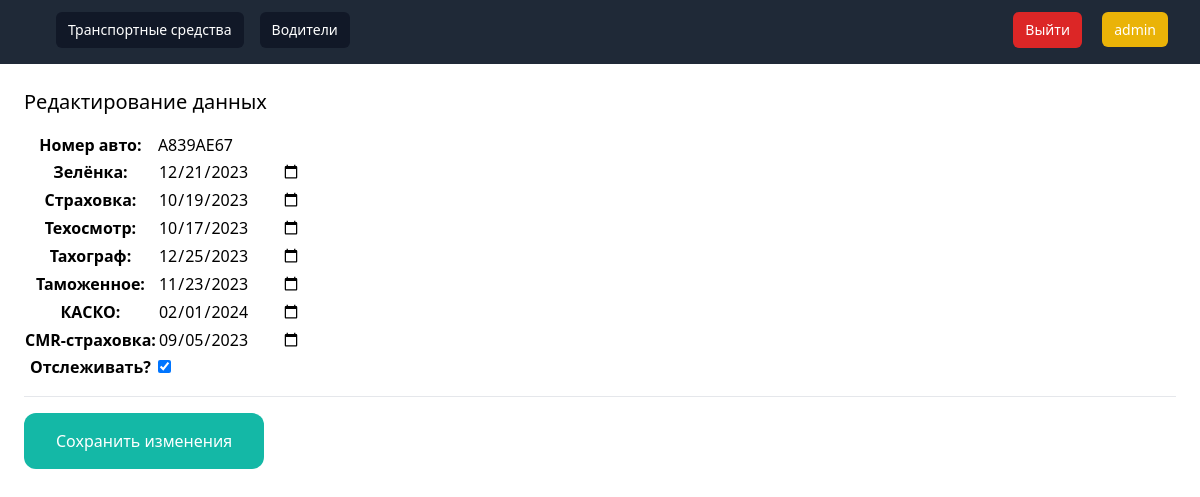
The page /2/car_edit/ (signed in) on the database its author committed.
### database/models.py (models this page shows, shortened)
class Car(models.Model):
    number = models.CharField(verbose_name='Номер авто', max_length=10)
    model = models.CharField(verbose_name='Модель ТС', max_length=50, default=None, blank=True, null=True)
    manufacture_year = models.IntegerField(verbose_name='Год выпуска', default=None, blank=True, null=True)
    green_card = models.DateField(verbose_name='Зелёнка', blank=True, null=True)
    strahovka = models.DateField(verbose_name='Страховка', blank=True, null=True)
    tehosmotr = models.DateField(verbose_name='Техосмотр', blank=True, null=True)
    tahograf = models.DateField(verbose_name='Тахограф', blank=True, null=True)
    tamogennoye = models.DateField(verbose_name='Таможенное', blank=True, null=True)
    kasko = models.DateField(verbose_name='КАСКО', blank=True, null=True)
    cmr_strahovka = models.DateField(verbose_name='CMR-страховка', blank=True, null=True)
    e100_rb = models.DateField(verbose_name='Е100 РБ', blank=True, null=True, default=None)
    e100_rf = models.DateField(verbose_name='Е100 РФ', blank=True, null=True, default=None)
    active = models.BooleanField(verbose_name='Отслеживать?', default=True)
    class Meta:
        verbose_name = 'Транспортное средство'
        verbose_name_plural = 'Транспортные средства'

### database/views.py (the view)
# urls.py: path('<int:pk>/car_edit/', car_edit, name='car_edit'),
@login_required
def car_edit(request, pk):
    car = Car.objects.get(pk=pk)
    if request.method == 'POST':
        form = AddCarForm(request.POST, instance=car)
        if form.is_valid():
            form.save()
            messages.success(request, 'Изменения были успешно сохранены.')
            print(f"{request.user.username} внес изменения в ТС {car.number} : зелёнка {car.green_card}, "
                  f"страховка {car.strahovka}, техосмотр {car.tehosmotr}, таможенное {car.tamogennoye}, "
                  f"тахограф {car.tahograf}, каско {car.kasko}, смр-страховка {car.cmr_strahovka}, "
                  f"статус {car.active}")
            return redirect('car_info', pk=pk)
    else:
        form = AddCarForm(instance=car)
    return render(request, 'database/cars/edit_car.html', {'form': form})

### database/forms.py
class AddCarForm(forms.ModelForm):
    class Meta:
        model = Car
        fields = ('number', 'model', 'manufacture_year', 'green_card', 'strahovka', 'tehosmotr',
                  'tahograf', 'tamogennoye', 'kasko', 'cmr_strahovka', 'e100_rb', 'e100_rf', 'active')

### database/templates/database/cars/edit_car.html (shortened to what this page needs)
{% extends 'database/base.html'%}
{% block content %}
<div class="py-6 px-6">
    <h1 class="mb-4 text-xl">Редактирование данных</h1>
    <form method="post" action=".">
        <table>
            <tbody>
            <tr>
                <th><label for="id_number">Номер авто:</label></th>
                <td>
                    <input type="text" name="number" value="{{ form.number.value }}" maxlength="10" required="" id="id_number">
                </td>
            </tr>
            <tr>
                <th><label for="id_green_card">Зелёнка:</label></th>
                <td>
                    <input type="date" name="green_card" value="{{ form.green_card.value | date:'Y-m-d' }}" id="id_green_card">
                </td>
            </tr>
            <tr>
                <th><label for="id_strahovka">Страховка:</label></th>
                <td>
                    <input type="date" name="strahovka" value="{{ form.strahovka.value | date:'Y-m-d' }}" id="id_strahovka">
                </td>
            </tr>
            <tr>
                <th><label for="id_tehosmotr">Техосмотр:</label></th>
                <td>
                    <input type="date" name="tehosmotr" value="{{ form.tehosmotr.value | date:'Y-m-d' }}" id="id_tehosmotr">
                </td>
            </tr>
            <tr>
                <th><label for="id_tahograf">Тахограф:</label></th>
                <td>
                    <input type="date" name="tahograf" value="{{ form.tahograf.value | date:'Y-m-d' }}" id="id_tahograf">
                </td>
            </tr>
            <tr>
                <th><label for="id_tamogennoye">Таможенное:</label></th>
                <td>
                    <input type="date" name="tamogennoye" value="{{ form.tamogennoye.value | date:'Y-m-d' }}" id="id_tamogennoye">
                </td>
            </tr>
            <tr>
                <th><label for="id_kasko">КАСКО:</label></th>
                <td>
                    <input type="date" name="kasko" value="{{ form.kasko.value | date:'Y-m-d' }}" id="id_kasko">
                </td>
            </tr>
            <tr>
                <th><label for="id_cmr_strahovka">CMR-страховка:</label></th>
                <td>
                    <input type="date" name="cmr_strahovka" value="{{ form.cmr_strahovka.value | date:'Y-m-d' }}" id="id_cmr_strahovka">
                </td>
            </tr>
            <tr>
                <th><label for="id_active">Отслеживать?</label></th>
                <td>
                    <input type="checkbox" name="active" id="id_active" checked>
                </td>
            </tr>
            </tbody>
        </table>
        <hr class="my-4">
        <button class="py-4 px-8 bg-teal-500 text-white rounded-xl">Сохранить изменения</button>
    </form>
</div>
{% endblock %}

### database/templates/database/base.html (shortened to what this page needs)
<!doctype html>
{% load static %}
<html>
<head>
    <script src="https://cdn.tailwindcss.com"></script>
</head>
<body>
<nav class="bg-gray-800">
    <div class="mx-auto max-w-7xl px-2 sm:px-6 lg:px-8">
        <div class="py-3 relative flex h-16 justify-between">
            <div class="flex flex-1 items-center justify-center sm:items-stretch sm:justify-start">
                <div class="hidden sm:ml-6 sm:block">
                    <div class="flex space-x-4">
                        <a href="{% url 'cars' %}"
                           class="bg-gray-900 text-white rounded-md px-3 py-2 text-sm font-medium">Транспортные
                            средства</a>
                        <a href="{% url 'drivers' %}"
                           class="bg-gray-900 text-white rounded-md px-3 py-2 text-sm font-medium">Водители</a>
                    </div>
                </div>
            </div>
            <div class="space-x-4">
                <button class="bg-red-600 text-white rounded-md px-3 py-2 text-sm font-medium"
                        onclick="location.href='{% url 'logout' %}?next=/'">Выйти
                </button>
                <a class="bg-yellow-500 text-white rounded-md px-3 py-2 text-sm font-medium">{{ user.username }}</a>
            </div>
        </div>
    </div>
</nav>
{% block content %}
{% endblock %}
</body>
</html>

### rows shown on the page
Car: number "A839AE67", green_card "12/21/2023", strahovka "10/19/2023", tehosmotr "10/17/2023", tahograf "12/25/2023", tamogennoye "11/23/2023", kasko "02/01/2024", cmr_strahovka "09/05/2023"

### other values the page prints
{{ user.username }} "admin"
